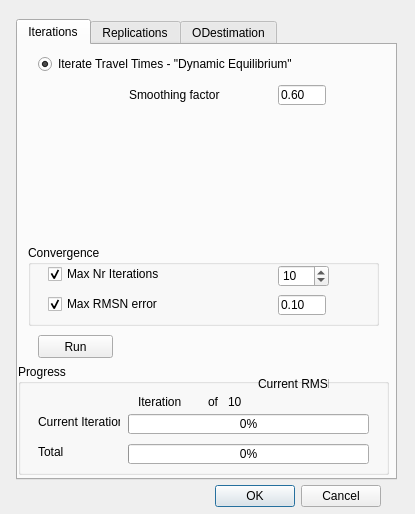
<ui version="4.0" >
 <class>Batchrun</class>
 <widget class="QDialog" name="Batchrun" >
  <property name="geometry" >
   <rect>
    <x>0</x>
    <y>0</y>
    <width>415</width>
    <height>514</height>
   </rect>
  </property>
  <property name="windowTitle" >
   <string>Batch Run</string>
  </property>
  <property name="windowIcon" >
   <iconset resource="../canvas_qt4.qrc" >:/images/batchrun.gif</iconset>
  </property>
  <widget class="QDialogButtonBox" name="buttonBox" >
   <property name="geometry" >
    <rect>
     <x>40</x>
     <y>480</y>
     <width>341</width>
     <height>32</height>
    </rect>
   </property>
   <property name="orientation" >
    <enum>Qt::Horizontal</enum>
   </property>
   <property name="standardButtons" >
    <set>QDialogButtonBox::Cancel|QDialogButtonBox::NoButton|QDialogButtonBox::Ok</set>
   </property>
  </widget>
  <widget class="QTabWidget" name="tabWidget" >
   <property name="geometry" >
    <rect>
     <x>16</x>
     <y>19</y>
     <width>381</width>
     <height>461</height>
    </rect>
   </property>
   <property name="currentIndex" >
    <number>0</number>
   </property>
   <widget class="QWidget" name="IterationsTab" >
    <attribute name="title" >
     <string>Iterations</string>
    </attribute>
    <widget class="QRadioButton" name="iterate_traveltimes_rb" >
     <property name="geometry" >
      <rect>
       <x>20</x>
       <y>10</y>
       <width>331</width>
       <height>18</height>
      </rect>
     </property>
     <property name="text" >
      <string>Iterate Travel Times - "Dynamic Equilibrium"</string>
     </property>
     <property name="checked" >
      <bool>true</bool>
     </property>
    </widget>
    <widget class="QGroupBox" name="convergence_gb" >
     <property name="geometry" >
      <rect>
       <x>10</x>
       <y>200</y>
       <width>351</width>
       <height>81</height>
      </rect>
     </property>
     <property name="title" >
      <string>Convergence</string>
     </property>
     <widget class="QSpinBox" name="max_iterations_val" >
      <property name="geometry" >
       <rect>
        <x>250</x>
        <y>20</y>
        <width>51</width>
        <height>22</height>
       </rect>
      </property>
      <property name="minimum" >
       <number>1</number>
      </property>
      <property name="value" >
       <number>10</number>
      </property>
     </widget>
     <widget class="QCheckBox" name="max_iterations_cb" >
      <property name="geometry" >
       <rect>
        <x>20</x>
        <y>20</y>
        <width>221</width>
        <height>18</height>
       </rect>
      </property>
      <property name="toolTip" >
       <string>Max nr of iterations for the Batch run</string>
      </property>
      <property name="text" >
       <string>Max Nr Iterations</string>
      </property>
      <property name="checked" >
       <bool>true</bool>
      </property>
     </widget>
     <widget class="QCheckBox" name="max_rmsn_cb" >
      <property name="geometry" >
       <rect>
        <x>20</x>
        <y>50</y>
        <width>221</width>
        <height>18</height>
       </rect>
      </property>
      <property name="toolTip" >
       <string>The maximum Root Mean Square Normalized error between Input-Output traveltimes. between 0.00 and 1.00</string>
      </property>
      <property name="text" >
       <string>Max RMSN error</string>
      </property>
      <property name="checked" >
       <bool>true</bool>
      </property>
     </widget>
     <widget class="QLineEdit" name="max_rmsn_val" >
      <property name="geometry" >
       <rect>
        <x>250</x>
        <y>50</y>
        <width>48</width>
        <height>20</height>
       </rect>
      </property>
      <property name="inputMask" >
       <string>0.00; </string>
      </property>
      <property name="text" >
       <string>0.10</string>
      </property>
      <property name="maxLength" >
       <number>4</number>
      </property>
     </widget>
    </widget>
    <widget class="QGroupBox" name="progress_gb" >
     <property name="geometry" >
      <rect>
       <x>0</x>
       <y>319</y>
       <width>371</width>
       <height>111</height>
      </rect>
     </property>
     <property name="title" >
      <string>Progress</string>
     </property>
     <widget class="QProgressBar" name="totalPb" >
      <property name="enabled" >
       <bool>true</bool>
      </property>
      <property name="geometry" >
       <rect>
        <x>110</x>
        <y>80</y>
        <width>241</width>
        <height>20</height>
       </rect>
      </property>
      <property name="value" >
       <number>0</number>
      </property>
     </widget>
     <widget class="QLabel" name="label" >
      <property name="geometry" >
       <rect>
        <x>120</x>
        <y>30</y>
        <width>51</width>
        <height>16</height>
       </rect>
      </property>
      <property name="text" >
       <string>Iteration</string>
      </property>
     </widget>
     <widget class="QLabel" name="cur_iter" >
      <property name="geometry" >
       <rect>
        <x>170</x>
        <y>30</y>
        <width>21</width>
        <height>16</height>
       </rect>
      </property>
      <property name="text" >
       <string/>
      </property>
     </widget>
     <widget class="QLabel" name="label_3" >
      <property name="geometry" >
       <rect>
        <x>190</x>
        <y>30</y>
        <width>16</width>
        <height>16</height>
       </rect>
      </property>
      <property name="text" >
       <string>of</string>
      </property>
     </widget>
     <widget class="QLabel" name="total_iter" >
      <property name="geometry" >
       <rect>
        <x>210</x>
        <y>30</y>
        <width>21</width>
        <height>16</height>
       </rect>
      </property>
      <property name="text" >
       <string>10</string>
      </property>
     </widget>
     <widget class="QProgressBar" name="currIterPb" >
      <property name="enabled" >
       <bool>true</bool>
      </property>
      <property name="geometry" >
       <rect>
        <x>110</x>
        <y>50</y>
        <width>241</width>
        <height>20</height>
       </rect>
      </property>
      <property name="value" >
       <number>0</number>
      </property>
     </widget>
     <widget class="QLabel" name="label_2" >
      <property name="geometry" >
       <rect>
        <x>20</x>
        <y>50</y>
        <width>82</width>
        <height>16</height>
       </rect>
      </property>
      <property name="text" >
       <string>Current Iteration</string>
      </property>
     </widget>
     <widget class="QLabel" name="label_4" >
      <property name="geometry" >
       <rect>
        <x>20</x>
        <y>80</y>
        <width>82</width>
        <height>16</height>
       </rect>
      </property>
      <property name="text" >
       <string>Total</string>
      </property>
     </widget>
     <widget class="QLabel" name="label_5" >
      <property name="geometry" >
       <rect>
        <x>240</x>
        <y>10</y>
        <width>71</width>
        <height>20</height>
       </rect>
      </property>
      <property name="text" >
       <string>Current RMSN</string>
      </property>
     </widget>
     <widget class="QLabel" name="rmsn" >
      <property name="geometry" >
       <rect>
        <x>320</x>
        <y>10</y>
        <width>41</width>
        <height>20</height>
       </rect>
      </property>
      <property name="text" >
       <string/>
      </property>
      <property name="textFormat" >
       <enum>Qt::PlainText</enum>
      </property>
     </widget>
    </widget>
    <widget class="QPushButton" name="runButton" >
     <property name="geometry" >
      <rect>
       <x>20</x>
       <y>290</y>
       <width>75</width>
       <height>23</height>
      </rect>
     </property>
     <property name="text" >
      <string>Run</string>
     </property>
    </widget>
    <widget class="QLineEdit" name="alpha" >
     <property name="geometry" >
      <rect>
       <x>260</x>
       <y>40</y>
       <width>48</width>
       <height>20</height>
      </rect>
     </property>
     <property name="inputMask" >
      <string>0.00; </string>
     </property>
     <property name="text" >
      <string>0.60</string>
     </property>
     <property name="maxLength" >
      <number>4</number>
     </property>
    </widget>
    <widget class="QLabel" name="label_6" >
     <property name="geometry" >
      <rect>
       <x>111</x>
       <y>40</y>
       <width>91</width>
       <height>20</height>
      </rect>
     </property>
     <property name="text" >
      <string>Smoothing factor</string>
     </property>
    </widget>
   </widget>
   <widget class="QWidget" name="ReplicationsTab" >
    <attribute name="title" >
     <string>Replications</string>
    </attribute>
   </widget>
   <widget class="QWidget" name="ODestimationTab" >
    <attribute name="title" >
     <string>ODestimation</string>
    </attribute>
   </widget>
  </widget>
 </widget>
 <resources>
  <include location="../canvas_qt4.qrc" />
 </resources>
 <connections>
  <connection>
   <sender>buttonBox</sender>
   <signal>accepted()</signal>
   <receiver>Batchrun</receiver>
   <slot>accept()</slot>
   <hints>
    <hint type="sourcelabel" >
     <x>248</x>
     <y>254</y>
    </hint>
    <hint type="destinationlabel" >
     <x>157</x>
     <y>274</y>
    </hint>
   </hints>
  </connection>
  <connection>
   <sender>buttonBox</sender>
   <signal>rejected()</signal>
   <receiver>Batchrun</receiver>
   <slot>reject()</slot>
   <hints>
    <hint type="sourcelabel" >
     <x>316</x>
     <y>260</y>
    </hint>
    <hint type="destinationlabel" >
     <x>286</x>
     <y>274</y>
    </hint>
   </hints>
  </connection>
 </connections>
</ui>
